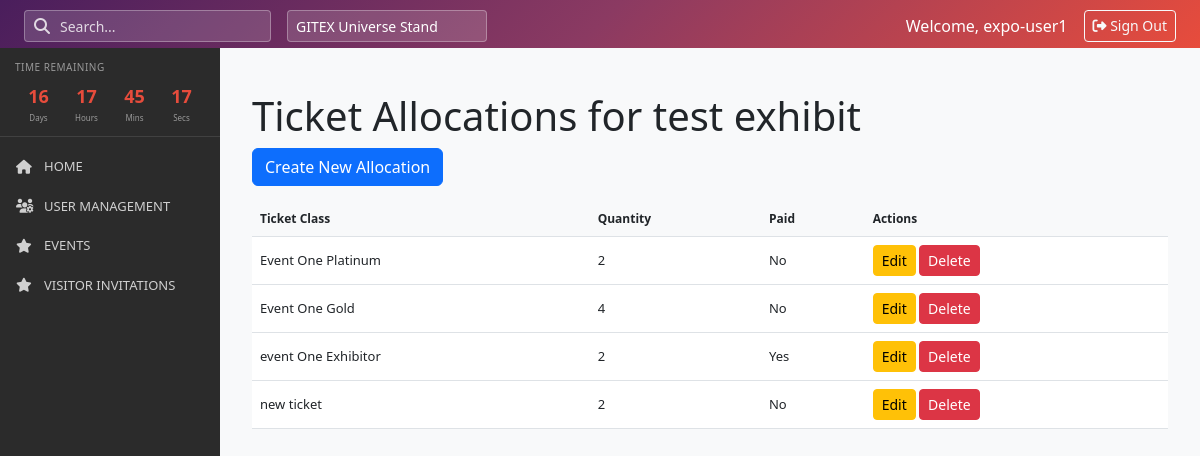
The app's page /events/1/exhibitors/1/ticket-allocations/ (signed in) with its own data.
### accounts/models.py (models this page shows, shortened)
class User(AbstractUser, TimestampedModel):
    user_type = models.CharField(
        max_length=20,
        choices=UserType.choices(),
        default=UserType.EXHIBITOR_TEAM.value,
        db_index=True
    )
    email = models.EmailField(unique=True)
    phone_number = PhoneNumberField(blank=True, null=True)
    specialization = models.CharField(
        max_length=20,
        choices=Specialization.choices(),
        blank=True,
        null=True
    )
    company_name = models.CharField(max_length=255, blank=True, null=True)
    position = models.CharField(max_length=100, blank=True, null=True)
    lead_capture_access = models.BooleanField(default=False)
    lead_export_access = models.BooleanField(default=False)
    USERNAME_FIELD = 'email'
    REQUIRED_FIELDS = ['username']
    class Meta:
        permissions = [
            ("can_manage_events", "Can manage events"),
            ("can_manage_exhibitors", "Can manage exhibitors"),
            ("can_manage_invitations", "Can manage invitations"),
            ("can_manage_team_members", "Can manage team members"),
        ]

### events/models.py (models this page shows, shortened)
class Exhibitor(TimestampedModel):
    event = models.ForeignKey(Event, on_delete=models.CASCADE, related_name='exhibitors')
    company_name = models.CharField(max_length=255)
    phone_number = PhoneNumberField(blank=True, null=True)
    booth = models.CharField(max_length=100)

class ExhibitorTicketAllocation(TimestampedModel):
    exhibitor = models.ForeignKey(Exhibitor, on_delete=models.CASCADE, related_name='ticket_allocations')
    ticket_class = models.ForeignKey(TicketClass, on_delete=models.CASCADE, related_name='exhibitor_allocations')
    quantity = models.PositiveIntegerField()
    is_paid = models.BooleanField(default=False)
    class Meta:
        unique_together = ('exhibitor', 'ticket_class')

class TicketClass(TimestampedModel):
    event = models.ForeignKey(Event, on_delete=models.CASCADE, related_name='ticket_classes')
    name = models.CharField(max_length=100)
    ticket_type = models.CharField(
        max_length=20,
        choices=TicketType.choices(),
        db_index=True
    )
    sale_start = models.DateTimeField()
    sale_end = models.DateTimeField()
    price = models.DecimalField(max_digits=10, decimal_places=2)
    quantity_limit = models.PositiveIntegerField()
    available_quantity = models.PositiveIntegerField(editable=False)

### events/views.py (the view)
# urls.py: path('events/<int:event_id>/exhibitors/<int:exhibitor_id>/ticket-allocations/', views.ticket_allocation_list, name='ticket_allocation_list'),
@login_required
def ticket_allocation_list(request, event_id, exhibitor_id):
    event = get_object_or_404(Event, pk=event_id)
    exhibitor = get_object_or_404(Exhibitor, pk=exhibitor_id, event=event)
    allocations = ExhibitorTicketAllocation.objects.filter(exhibitor=exhibitor)
    return render(request, 'events/exhibitor_ticket_allocation_list.html', {
        'object_list': allocations,
        'exhibitor': exhibitor,
        'event': event
    })

### templates/events/exhibitor_ticket_allocation_list.html (shortened to what this page needs)
{% extends 'base/base.html' %}
{% load static %}
{% block content %}
<div class="container mt-4">
    <h1>Ticket Allocations for {{ exhibitor.company_name }}</h1>
    <a href="{% url 'events:ticket_allocation_create' exhibitor.pk %}" class="btn btn-primary mb-3">Create New Allocation</a>
    <table class="table">
        <thead>
            <tr>
                <th>Ticket Class</th>
                <th>Quantity</th>
                <th>Paid</th>
                <th>Actions</th>
            </tr>
        </thead>
        <tbody>
            {% for allocation in object_list %}
            <tr>
                <td>{{ allocation.ticket_class.name }}</td>
                <td>{{ allocation.quantity }}</td>
                <td>{% if allocation.is_paid %}Yes{% else %}No{% endif %}</td>
                <td>
                    <a href="{% url 'events:ticket_allocation_update' event.id allocation.pk %}" class="btn btn-warning btn-sm">Edit</a>
                    <a href="{% url 'events:ticket_allocation_delete' event.id allocation.pk %}" class="btn btn-danger btn-sm">Delete</a>
                </td>
            </tr>
            {% empty %}
            <tr>
                <td colspan="4">No allocations found.</td>
            </tr>
            {% endfor %}
        </tbody>
    </table>
</div>
{% endblock %}

### templates/base/base.html (shortened to what this page needs)
<!DOCTYPE html>
<html lang="en">
<head>
    <link href="https://cdn.jsdelivr.net/npm/bootstrap@5.3.0/dist/css/bootstrap.min.css" rel="stylesheet">
    <link rel="stylesheet" href="https://cdnjs.cloudflare.com/ajax/libs/font-awesome/6.4.0/css/all.min.css">
    <link href="https://cdn.jsdelivr.net/npm/select2@4.1.0-rc.0/dist/css/select2.min.css" rel="stylesheet">
    <link href="https://cdn.jsdelivr.net/npm/select2-bootstrap-5-theme@1.3.0/dist/select2-bootstrap-5-theme.min.css" rel="stylesheet">
    <link rel="stylesheet" href="https://cdn.datatables.net/1.13.6/css/dataTables.bootstrap5.min.css">
</head>
<body>
    <div class="top-header">
        <div class="container-fluid px-4">
            <div class="row align-items-center">
                <div class="col-md-6">
                    <div class="d-flex align-items-center gap-3">
                        <div class="search-wrapper">
                            <i class="fas fa-search search-icon"></i>
                            <input type="text" class="form-control search-input form-control-sm" placeholder="Search...">
                        </div>
                        <select class="form-select form-select-sm" style="width: 200px; background: rgba(255,255,255,0.15); border-color: rgba(255,255,255,0.3); color: white; height: 32px;">
                            <option>GITEX Universe Stand</option>
                        </select>
                    </div>
                </div>
                <div class="col-md-6 text-end d-flex align-items-center justify-content-end">
                    <span class="me-3">Welcome, {% if user.is_authenticated %}{{ user.get_full_name|default:user.username }}{% else %}Guest{% endif %}</span>
                    {% if user.is_authenticated %}
                        <a href="{% url 'accounts:logout' %}" class="btn btn-sm btn-outline-light" style="height: 32px;">
                            <i class="fas fa-sign-out-alt"></i> Sign Out
                        </a>
                    {% else %}
                        <a href="{% url 'accounts:login' %}" class="btn btn-sm btn-outline-light" style="height: 32px;">
                            <i class="fas fa-sign-in-alt"></i> Sign In
                        </a>
                    {% endif %}
                </div>
            </div>
        </div>
    </div>
    <div class="app-wrapper">
        <nav class="sidebar" id="sidebar">
            {% include 'components/_sidebar.html' %}
        </nav>
        <main class="main-content">
            {% block content %}{% endblock %}
        </main>
    </div>
</body>
</html>

### records on screen
User: get_full_name "expo-user1"
Exhibitor: company_name "test exhibit"
ExhibitorTicketAllocation: ticket_class.name "Event One Platinum", quantity "2", is_paid "No"
ExhibitorTicketAllocation: ticket_class.name "Event One Gold", quantity "4", is_paid "No"
ExhibitorTicketAllocation: ticket_class.name "event One Exhibitor", quantity "2", is_paid "Yes"
ExhibitorTicketAllocation: ticket_class.name "new ticket", quantity "2", is_paid "No"
